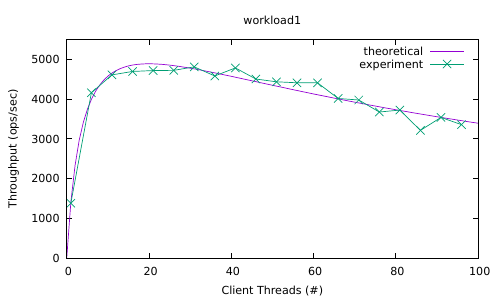

Here is the gnuplot script that generated this plot:
set terminal pdf
set output './results-usl/experimentUSL2/iteration1/workload1.pdf'
set xlabel 'Client Threads (#)'
set ylabel 'Throughput (ops/sec)'
set title 'workload1'
lambda = 1407.1419296290
delta = 0.2107108561
kappa = 0.0019801592
usl(x) = (lambda*x)/(1 + delta*(x-1) + kappa*x*(x-1))
plot [0:100] [0:5500] usl(x) title 'theoretical', './results-usl/experimentUSL2/iteration1/results-throughput.dat' using ($1):($2) title 'experiment' with linespoints
set xlabel 'Client Threads (#)'
set ylabel 'Latency (ms)'
set title 'workload1 latency'
plot './results-usl/experimentUSL2/iteration1/results-latency-read.dat' using ($1):($2 / 1000) title 'read' with linespoints,'./results-usl/experimentUSL2/iteration1/results-latency-update.dat' using ($1):($2 / 1000) title 'update' with linespoints,'./results-usl/experimentUSL2/iteration1/results-latency-scan.dat' using ($1):($2 / 1000) title 'scan' with linespoints,'./results-usl/experimentUSL2/iteration1/results-latency-insert.dat' using ($1):($2 / 1000) title 'insert' with linespoints